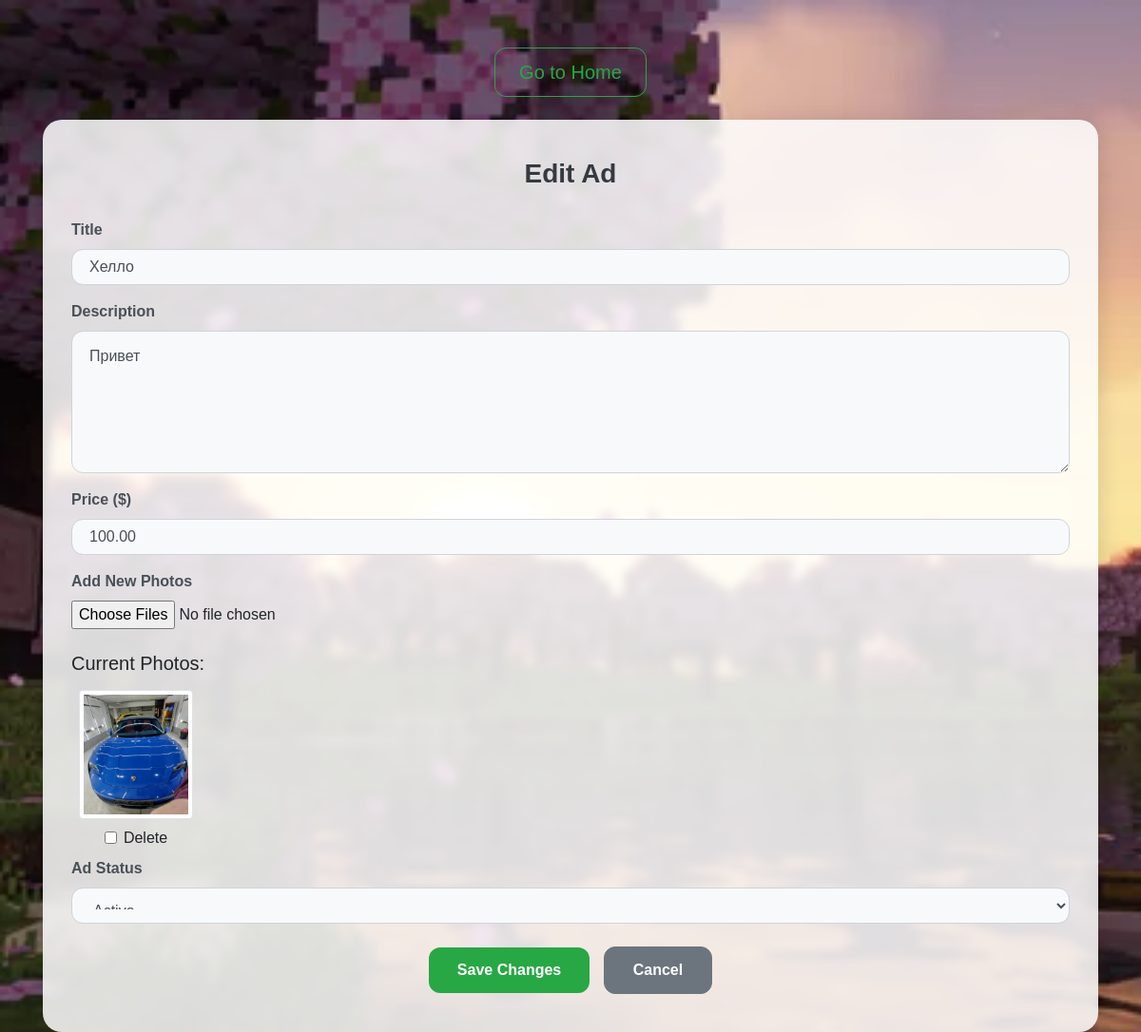
Screenshot of /ad/11/edit/ (signed in) with the database file from the repository.
### myapp/models.py (models this page shows, shortened)
class Ad(models.Model):
    title = models.CharField(max_length=255)
    description = models.TextField()
    price = models.DecimalField(max_digits=10, decimal_places=2)
    created_at = models.DateTimeField(auto_now_add=True)
    author = models.ForeignKey(User, on_delete=models.CASCADE)
    category = models.ForeignKey(Category, on_delete=models.SET_NULL, null=True)
    favorite_users = models.ManyToManyField(User, related_name='favorite_ads', blank=True)
    status = models.ForeignKey('AdStatus', on_delete=models.SET_NULL, null=True, default=None)
    city = models.CharField(max_length=100, blank=True)

class AdImage(models.Model):
    ad = models.ForeignKey(Ad, related_name="images", on_delete=models.CASCADE)  # Связь с объявлением
    image = models.ImageField(upload_to='ads/images/')  # Путь для загрузки изображений
    created_at = models.DateTimeField(auto_now_add=True)

class AdStatus(models.Model):
    name = models.CharField(max_length=50)  # Название статуса, например "Активно", "Продано", "На модерации"
    description = models.TextField(blank=True)  # Описание статуса (опционально)

### myapp/views.py (the view, shortened to what this page needs)
# urls.py: path('ad/<int:ad_id>/edit/', views.edit_ad, name='edit_ad'),
@login_required
def edit_ad(request, ad_id):
    ad = get_object_or_404(Ad, id=ad_id, author=request.user)
    return render(request, 'edit_ad.html', {'ad': ad, 'statuses': AdStatus.objects.all()})

### myapp/templates/edit_ad.html (shortened to what this page needs)
{% load static %}
<!DOCTYPE html>
<html lang="en">
<head>
    <link rel="stylesheet" href="https://stackpath.bootstrapcdn.com/bootstrap/4.5.2/css/bootstrap.min.css">
</head>
<body>
<div class="container">
    <div class="text-center mb-4">
        <a href="{% url 'home' %}" class="btn btn-outline-success btn-lg" style="border-radius: 12px; padding: 10px 25px;">
          Go to Home
        </a>
    </div>
    <div class="form-wrapper">
        <h4>Edit Ad</h4>
        <form method="post" enctype="multipart/form-data">
            <div class="form-group">
                <label>Title</label>
                <input type="text" name="title" class="form-control" value="{{ ad.title }}" required>
            </div>
            <div class="form-group">
                <label>Description</label>
                <textarea name="description" class="form-control" rows="5" required>{{ ad.description }}</textarea>
            </div>
            <div class="form-group">
                <label>Price ($)</label>
                <input type="number" name="price" class="form-control" value="{{ ad.price }}" required>
            </div>
            <div class="form-group">
                <label>Add New Photos</label>
                <input type="file" class="form-control-file" name="images" multiple>
            </div>
            {% if ad.images.all %}
            <div class="mt-4">
                <h5>Current Photos:</h5>
                <div class="d-flex flex-wrap">
                    {% for img in ad.images.all %}
                        <div class="m-2 text-center">
                            <img src="{{ img.image.url }}" class="img-thumbnail" style="width: 120px; height: auto;">
                            <div class="form-check mt-2">
                                <input class="form-check-input" type="checkbox" name="delete_images" value="{{ img.id }}" id="delete_{{ img.id }}">
                                <label class="form-check-label" for="delete_{{ img.id }}">Delete</label>
                            </div>
                        </div>
                    {% endfor %}
                </div>
            </div>
            {% endif %}
            <div class="form-group">
                <label>Ad Status</label>
                <select name="status" class="form-control" required>
                    {% for status in statuses %}
                        <option value="{{ status.id }}" {% if ad.status and ad.status.id == status.id %}selected{% endif %}>
                            {{ status.name }}
                        </option>
                    {% endfor %}
                </select>
            </div>
            <div class="text-center mt-4">
                <button type="submit" class="btn btn-success">Save Changes</button>
                <a href="{% url 'profile' %}" class="btn btn-secondary">Cancel</a>
            </div>
        </form>
    </div>
</div>
</body>
</html>

### rows the page displays
Ad: title "Хелло", description "Привет", price "100.00", status "Active"
AdImage: image (picture)
